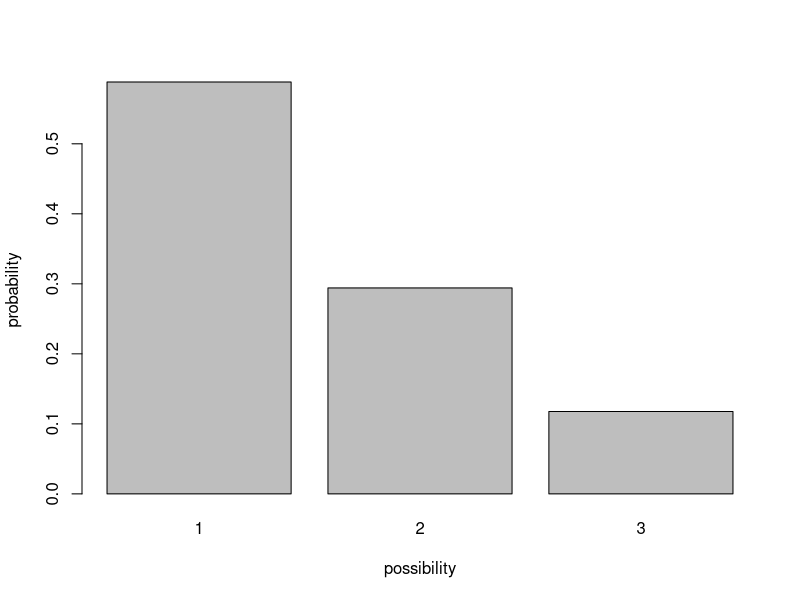
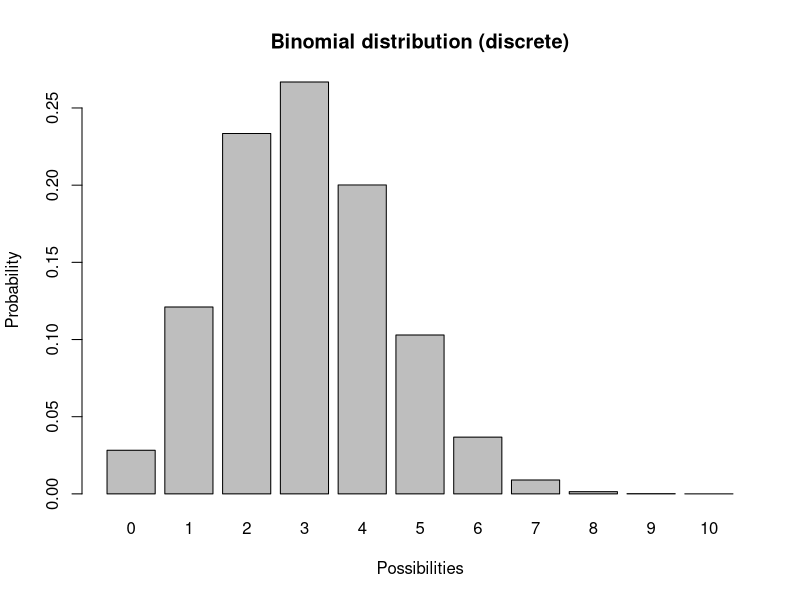
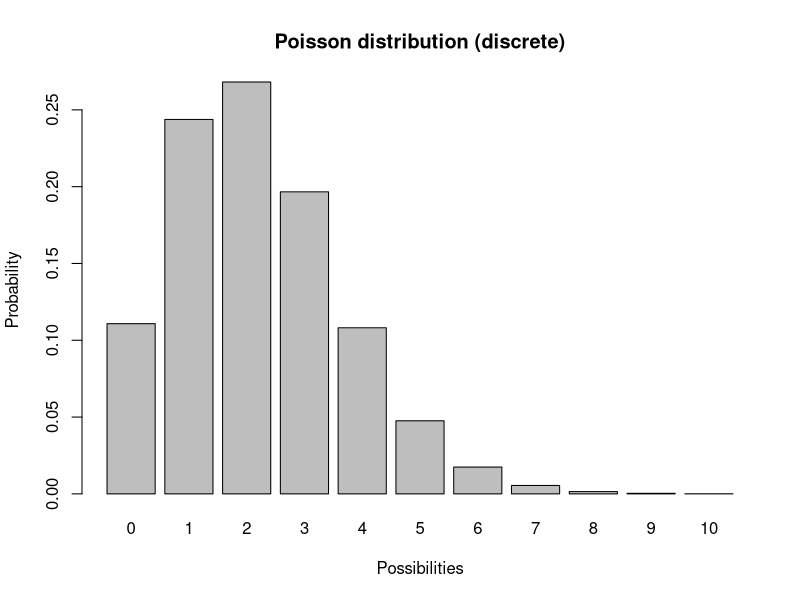
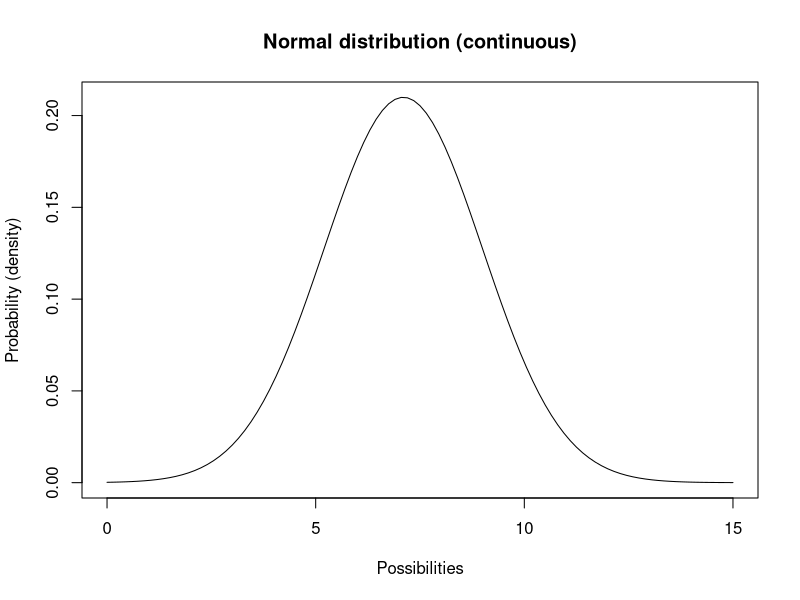
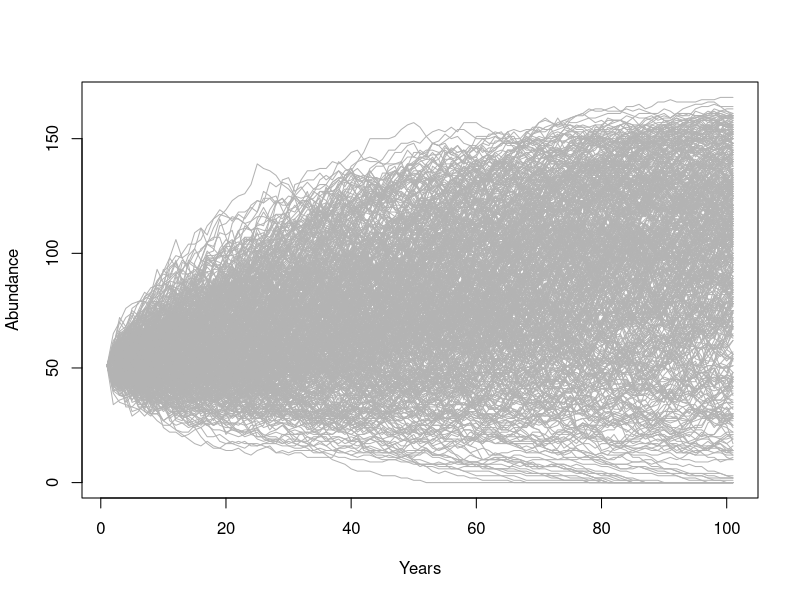
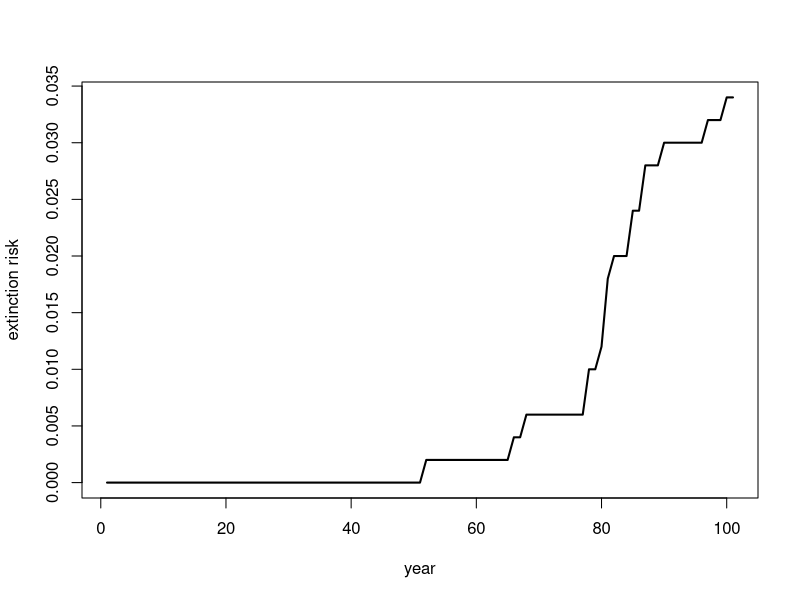
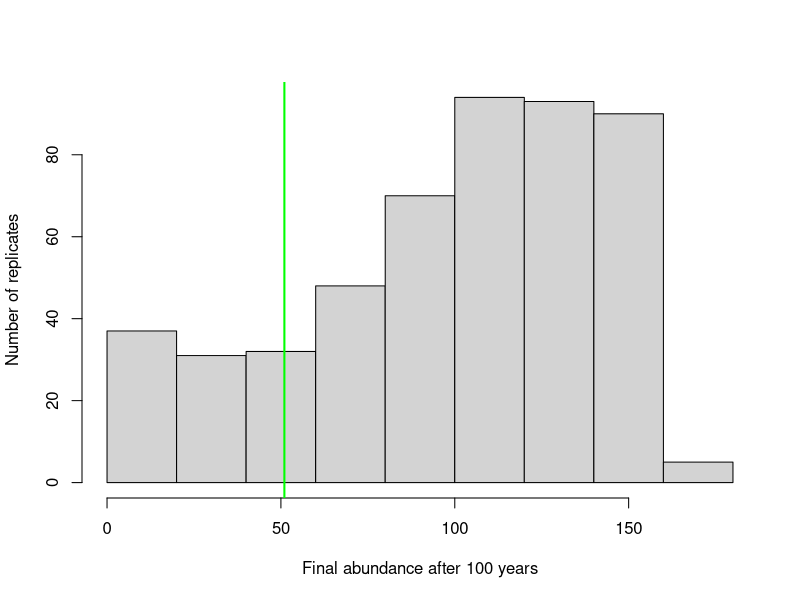
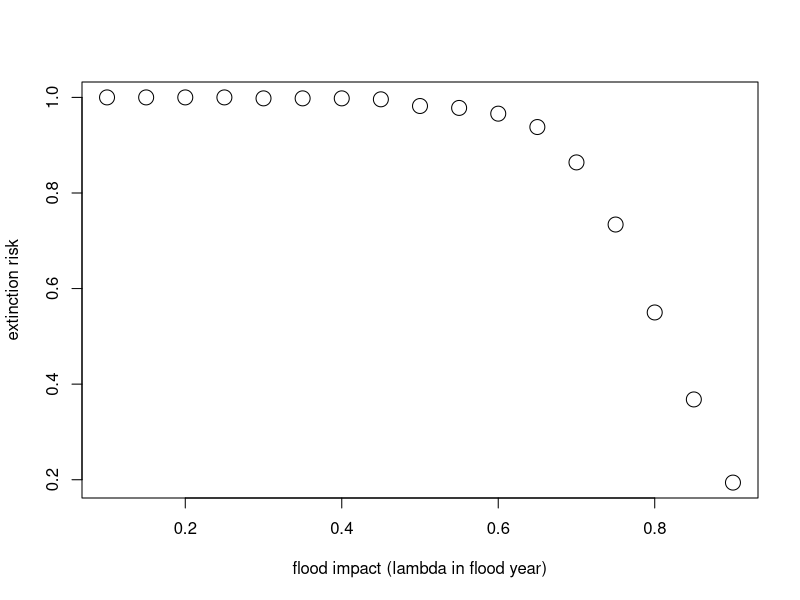

These charts were generated, in order, by the following R code:
## ---- chunk 1
knitr::opts_chunk$set(echo = TRUE, cache = TRUE)
## ---- chunk 2
box <- c(rep(1,10),rep(2,5),rep(3,2))
barplot(table(box)/sum(table(box)),ylab="probability",xlab="possibility")

## ---- chunk 3
#rbinom(10,10,0.3)    # the random numbers have no decimal component

             # plot a discrete distribution!
xvals <- seq(0,10,1)
probs <- dbinom(xvals,10,prob=0.3)
names(probs) <- xvals
               
barplot(probs,ylab="Probability",xlab="Possibilities",main="Binomial distribution (discrete)")

#barplot(cumsum(probs),ylab="Cumulative Probability",main="Binomial distribution (discrete)")   # cumulative distribution

#sum(probs)   # just to make sure it sums to 1!  Does it??? 

## ---- chunk 4

             # plot a discrete distribution!
xvals <- seq(0,10,1)
probs <- dpois(xvals,lambda=2.2)
names(probs) <- xvals
               
barplot(probs,ylab="Probability",xlab="Possibilities",main="Poisson distribution (discrete)")


## ---- chunk 5
mean = 7.1
stdev = 1.9

curve(dnorm(x,mean,stdev),0,15,ylab="Probability (density)",xlab="Possibilities",main="Normal distribution (continuous)")   # probability density

## ---- chunk 6

####
# Basic simulation parameters
####

nyears <- 100     # number of years
nreps <- 500      # number of replicates

####
# Basic life history parameters
####

R_max <- 1.03       # Maximum rate of growth (max lambda)
Init_N <- 51        # Initial abundance
K <- 175            # Carrying capacity

####
# Environmental stochasticity
####

SD_lambda <- 0.11  # standard deviation of lambda

####
# Density-dependence (Ricker model)
####

Ricker <- function(prev_abund){       # this is a function for computing next-year abundance -- includes env stochasticity
  prev_abund * exp(log(rnorm(1,R_max,SD_lambda))*(1-(prev_abund/K)))
}

####
# Catastrophe
####

Flood_prob <- 0.0     # 0% chance of major flood
Flood_lambda <- 0.25    # 25% of population can survive a flood, should it occur!



## ---- chunk 7

## Set up data structures to store simulation results!

PVAdemo <- function(nreps,nyears,Init_N,R_max,K,Flood_prob,Flood_lambda){
  #browser()
  PopArray2 <- array(0,dim=c((nyears+1),nreps))
  
  ## start looping through replicates
  
  for(rep in 1:nreps){
    
    # set initial abundance
    PopArray2[1,rep] <- Init_N     # initial abundance
    
    ### loop through years
    for(y in 2:(nyears+1)){
      ### stochasticity and d-d
      nextyear <- max(0,trunc(Ricker(PopArray2[y-1,rep])))
      
      ### catastrophe
      if(runif(1)<Flood_prob) nextyear <- nextyear*Flood_lambda
      PopArray2[y,rep] <- nextyear 
    }
  }
  
  return(PopArray2)
}

### Run the PVA!

Default <- PVAdemo(nreps,nyears,Init_N,R_max,K,Flood_prob,Flood_lambda)

## ---- chunk 8
PlotCloud <- function(simdata){
  plot(c(1:101),simdata[,1],col=gray(0.7),type="l",ylim=c(0,max(simdata)),xlab="Years",ylab="Abundance")
  
  for(r in 2:ncol(simdata)){
    lines(c(1:101),simdata[,r],col=gray(0.7),type="l")
  }
}

PlotCloud(Default)

## ---- chunk 9
Extinction_byyear <- function(simdata){
  apply(simdata,1,function(t)  length(which(t==0)))/ncol(simdata)
}

plot(c(1:101),Extinction_byyear(Default),type="l",lwd=2,xlab="year",ylab="extinction risk")
abline(h=0.05,col="red",lwd=2)


## ---- chunk 10
hist(Default[nrow(Default),],xlab="Final abundance after 100 years",ylab="Number of replicates",main="")
abline(v=Init_N,col="green",lwd=2)
## ---- chunk 11
prob_decline <- round(length(which(Default[nrow(Default),]<Init_N))/ncol(Default),2)
cat("the probability of decline is: ", prob_decline)
## ---- chunk 12

Flood_prob <- 0.1     # 10% chance of major flood

Exctinction_risk <- function(simdata){
  length(which(simdata[nrow(simdata),]==0))/ncol(simdata)
}

flood_lambdas <- seq(0.9,0.1,by=-0.05)

all_scenarios <- numeric(length(flood_lambdas))
for(scenario in 1:length(flood_lambdas)){
  PVA <- PVAdemo(nreps,nyears,Init_N,R_max,K,Flood_prob,flood_lambdas[scenario])
  all_scenarios[scenario] <- Exctinction_risk(PVA)
}

plot(flood_lambdas,all_scenarios,type="p",cex=2,xlab="flood impact (lambda in flood year)",ylab="extinction risk")
abline(h=0.05,col="red",lwd=2)
